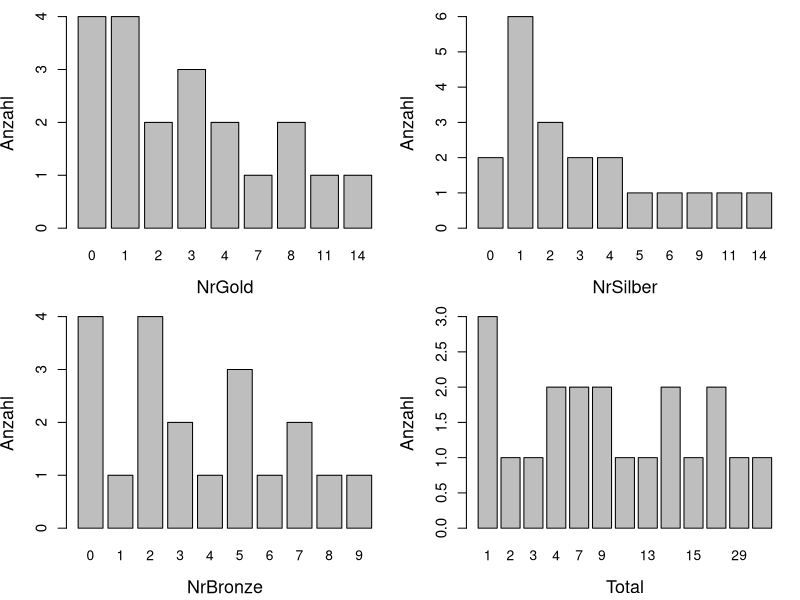
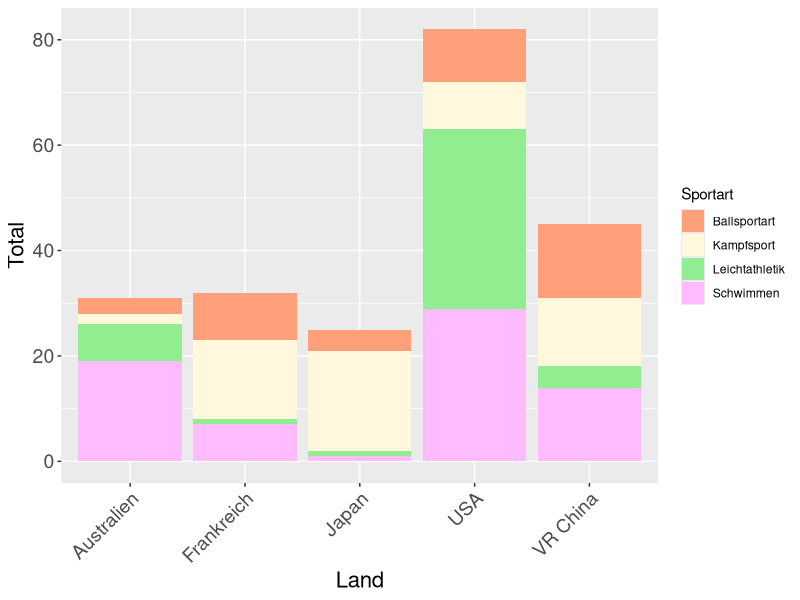
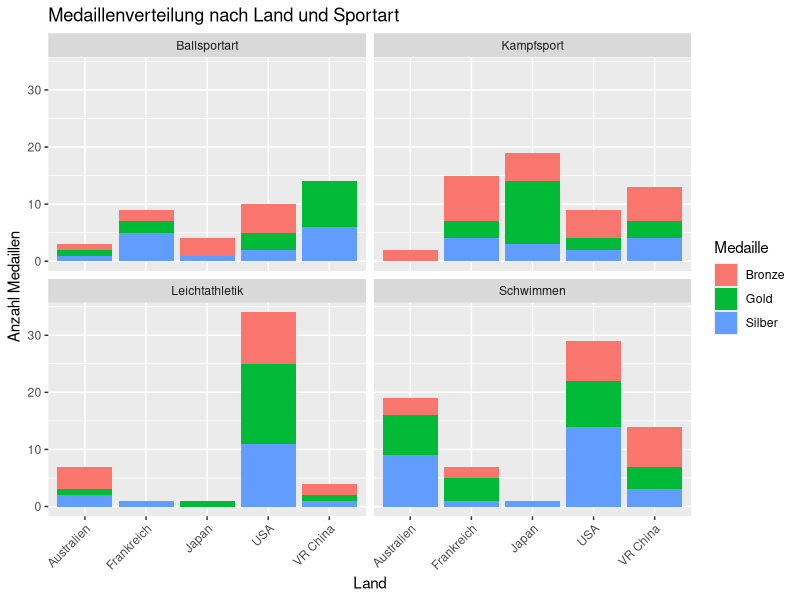

R code for these plots, in order:
library(readxl)
library(ggplot2)

df <- read_xlsx("Medaillen.xlsx")
head(df)
str(df)

summary(df)
#keine NA-Werte

attach(df)
#Deskriptive Analyse
par(mar = c(4.2, 4, 1, 1), mfrow = c(2, 2))
barplot(table(NrGold), main = "", ylab = "Anzahl", xlab = "NrGold", 
        cex.axis = 1.1, cex.lab = 1.3) 
barplot(table(NrSilber), main = "", ylab = "Anzahl", xlab = "NrSilber",
        cex.axis = 1.1, cex.lab = 1.3)
barplot(table(NrBronze), main = "", ylab = "Anzahl", xlab = "NrBronze",
        cex.axis = 1.1, cex.lab = 1.3)
barplot(table(Total), main = "", ylab = "Anzahl", xlab = "Total",
        cex.axis = 1.1, cex.lab = 1.3)


#1
#Abhängigkeit zwischen dem Land und der Sportart bezüglich der Gesamtanzahl an Medaillen
ggplot(df, aes(x = Land, y = Total, fill = Sportart)) +
  geom_bar(stat = "identity") + 
  scale_fill_manual(values = c("lightsalmon", "cornsilk", "lightgreen", "plum1")) + 
  theme(axis.text.x = element_text(angle = 45, hjust = 1, size = 14),  
        axis.text.y = element_text(size = 14),                        
        axis.title = element_text(size = 16))                         

# Erstellen der Kontingenztafel
kontingenztafel1 <- xtabs(Total ~ Land + Sportart, data = df)
kontingenztafel1
# Chi-Quadrat-Test
# Um zu prüfen, ob es eine statistisch signifikante Abhängigkeit 
# zwischen Land und Sportart bezüglich Total gibt
chisq.test(kontingenztafel1)
#p-value = 4.189e-14 < 0.05 deutet auf signifikante Abhänigkeit hin

#2
#Abhängigkeit zwischen der Medaillenfarbe und dem Land für jede Sportart

# Chi-Quadrat-Test für jede Sportart
for (sport in unique(df$Sportart)) {
  # Filter für die spezifische Sportart
  subset_data <- subset(df, sport == Sportart)
  
  # Erstellen einer Kontingenztafel der Medaillenfarben für jedes Land
  medaillen_matrix <- xtabs(cbind(NrGold, NrSilber, NrBronze) ~ Land, data = subset_data)
  
  # Chi-Quadrat-Test durchführen
  chi_test <- chisq.test(medaillen_matrix)
  
  # Ergebnis anzeigen
  print(paste("Chi-Quadrat-Test für Sportart:", sport))
  print(chi_test)
}

# Erstellen der Daten im Langformat (ohne externe Bibliotheken)
df_long <- data.frame(
  Land = rep(Land, 3),
  Sportart = rep(Sportart, 3),
  Medaille = factor(rep(c("Gold", "Silber", "Bronze"), each = nrow(df))),
  Anzahl = c(df$NrGold, df$NrSilber, df$NrBronze)
)

# Gestapeltes Balkendiagramm mit ggplot2
ggplot(df_long, aes(x = Land, y = Anzahl, fill = Medaille)) +
  geom_bar(position = "stack", stat = "identity") +
  facet_wrap(~ Sportart) +
  theme(axis.text.x = element_text(angle = 45, hjust = 1)) +
  labs(title = "Medaillenverteilung nach Land und Sportart", x = "Land", y = "Anzahl Medaillen", fill = "Medaille")
                  
